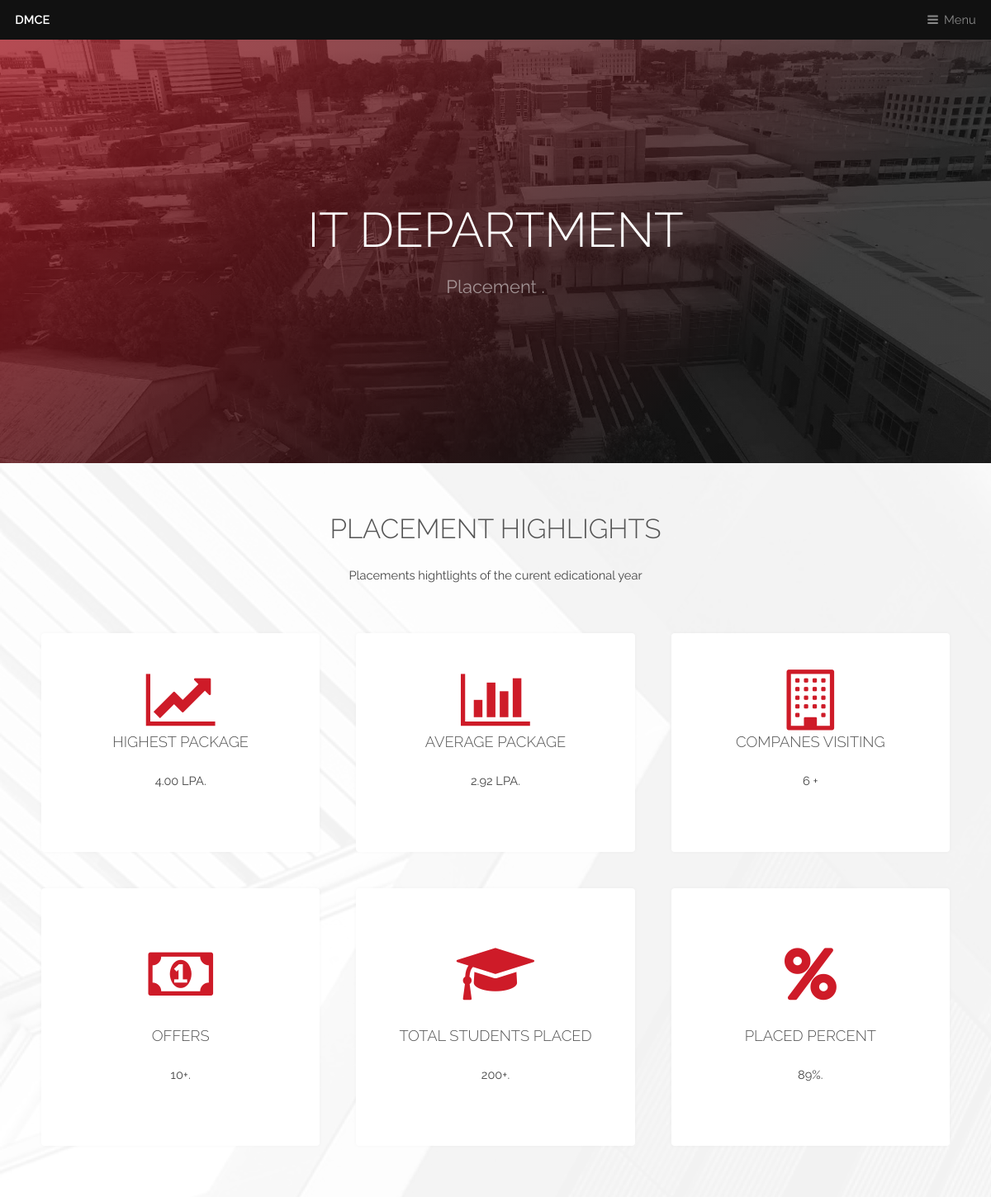
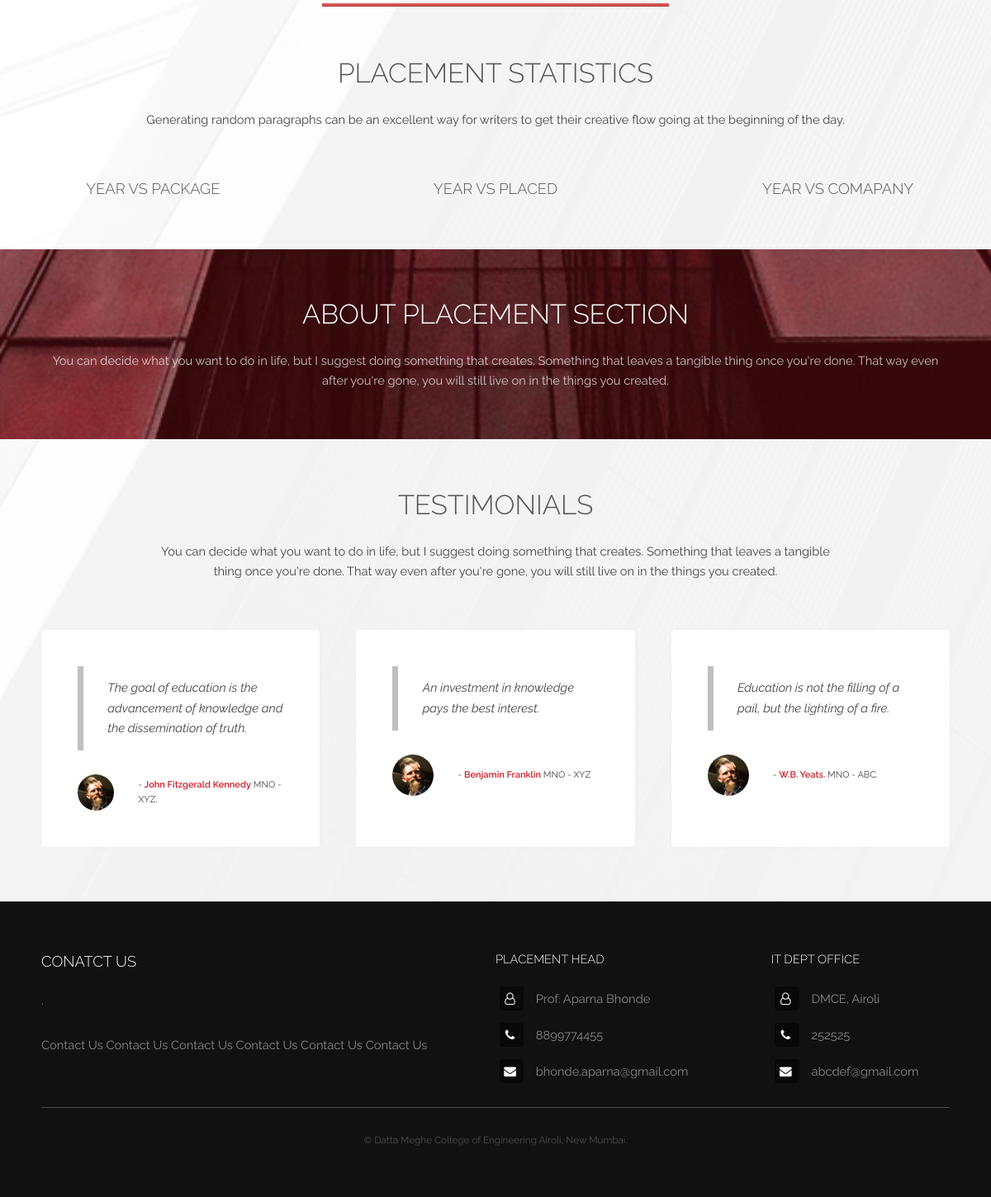
The page / on the database its author committed (2 pictures, top to bottom).
### tables this page shows
CREATE TABLE `tpo_connect` (
  `name` varchar(220) NOT NULL,
  `phone` varchar(50) NOT NULL,
  `email` varchar(220) NOT NULL,
  `addr` varchar(220) NOT NULL,
  `office_no` varchar(220) NOT NULL
);

### statistics.php (called while the page is built)
<?php
function highest_package($conn)
{
	$statement = $conn->query("SELECT ROUND(MAX(package), 2) from offer WHERE year(offer_date) >= year(now()) - 3");
	if($statement){
		$result = $statement->fetch_all();
		foreach($result as $row)
		{
			return $row[0];
		}
	}
	else
	{
		echo $conn->error;
	}
}
function average_package($conn)
{
	$statement = $conn->query("SELECT ROUND(AVG(package), 2) from offer WHERE year(offer_date) >= year(now()) - 3");
	if($statement){
		$result = $statement->fetch_all();
		foreach($result as $row)
		{
			return $row[0];
		}
	}
	else
	{
		echo $conn->error;
	}
}
function company_visited($conn)
{
	$statement = $conn->query("SELECT COUNT(DISTINCT comp) from offer  WHERE year(offer_date) >= year(now()) - 3");
	if($statement){
		$result = $statement->fetch_all();
		foreach($result as $row)
		{
			return $row[0];
		}
	}
	else
	{
		echo $conn->error;
	}
}
function offer_number($conn)
{
	$statement = $conn->query("SELECT COUNT(DISTINCT oid) from offer WHERE year(offer_date) >= year(now()) - 3");
	if($statement){
		$result = $statement->fetch_all();
		foreach($result as $row)
		{
			return $row[0];
		}
	}
	else
	{
		echo $conn->error;
	}
}
 ?>

### index.php (the view, shortened to what this page needs)
<?php
	include 'statistics.php';
	$conn = new mysqli("localhost", "root", "", "placement");
	$tpo_connect = $conn->query("SELECT * from tpo_connect");
 	$tpo_connect = $tpo_connect->fetch_array(MYSQLI_ASSOC);
?>
<!DOCTYPE HTML>
<html>
	<head>
		<link rel="stylesheet" href="assets/css/main.css" />
	</head>
	<body class="is-preload">
			<header id="header">
				<a class="logo" href="index.html">DMCE</a>
				<nav>
					<a href="#menu">Menu</a>
				</nav>
			</header>
			<section id="banner">
				<div class="inner">
					<h1>IT Department</h1>
					<p>Placement .</p>
				</div>
			</section>
			<section class="wrapper">
				<div class="inner">
					<header class="special">
						<h2>Placement Highlights</h2>
						<p>Placements hightlights of the curent edicational year </p>
					</header>
					<div class="highlights">
						<section>
							<div class="content">
								<header>
									<a href="#" class="icon fa fa-line-chart"><span class="label">Icon</span></a>
									<h3>Highest Package</h3>
								</header>
								<p><?php echo highest_package($conn) ?> LPA.</p>
							</div>
						</section>
						<section>
							<div class="content">
								<header>
									<a href="#" class="icon fa fa-bar-chart"><span class="label">Icon</span></a>
									<h3>Average Package</h3>
								</header>
								<p><?php echo average_package($conn) ?> LPA.</p>
							</div>
						</section>
						<section>
							<div class="content">
								<header>
									<a href="#" class="icon fa fa-building-o"><span class="label">Icon</span></a>
									<h3>Companes Visiting</h3>
								</header>
								<p><?php echo company_visited($conn) ?> +</p>
							</div>
						</section>
						<section>
							<div class="content">
								<header>
									<a href="#" class="icon fa-money "><span class="label">Icon</span></a>
									<h3>Offers</h3>
								</header>
								<p><?php echo offer_number($conn) ?>+.</p>
							</div>
						</section>
						<section>
							<div class="content">
								<header>
									<a href="#" class="icon fa-graduation-cap "><span class="label">Icon</span></a>
									<h3>Total students placed</h3>
								</header>
								<p>200+.</p>
							</div>
						</section>
						<section>
							<div class="content">
								<header>
									<a href="#" class="icon fa-percent "><span class="label">Icon</span></a>
									<h3>Placed Percent</h3>
								</header>
								<p>89%.</p>
							</div>
						</section>
					</div>
				</div>
			</section>
			<section class="">
		    <hr style="width: 35%; height: 4px; margin: auto; margin-bottom: 60px; background-color: rgba(206, 27, 27, 0.75); ">
				<header class="special">
					<h2>Placement Statistics</h2>
					<p>Generating random paragraphs can be an excellent way for writers to get their creative flow going at the beginning of the day.</p>
				</header>
				<div class="highlights">
					<section>
							<header><h3 style="text-align: center;">Year vs Package</h3></header>
					</section>
					<section>
							<header><h3 style="text-align: center;">Year vs Placed</h3></header>
					</section>
					<section>
							<header><h3 style="text-align: center;">Year vs Comapany</h3></header>
					</section>
				</div>
			</section>
			<section id="cta" class="wrapper">
				<div class="inner">
					<h2>About Placement Section</h2>
					<p>You can decide what you want to do in life, but I suggest doing something that creates. Something that leaves a tangible thing once you're done. That way even after you're gone, you will still live on in the things you created.</p>
				</div>
			</section>
			<section class="wrapper">
				<div class="inner">
					<header class="special">
					<h2>Testimonials</h2>
					<p>You can decide what you want to do in life, but I suggest doing something that creates. Something that leaves a tangible thing once you're done. That way even after you're gone, you will still live on in the things you created.</p>
					</header>
					<div class="testimonials">
						<section>
							<div class="content">
								<blockquote>
									<p>The goal of education is the advancement of knowledge and the dissemination of truth.</p>
								</blockquote>
								<div class="author">
									<div class="image">
										<img src="images/pic03.jpg" alt="" />
									</div>
									<p class="credit">- <strong>John Fitzgerald Kennedy</strong> <span>MNO - XYZ.</span></p>
								</div>
							</div>
						</section>
						<section>
							<div class="content">
								<blockquote>
									<p>An investment in knowledge pays the best interest.</p>
								</blockquote>
								<div class="author">
									<div class="image">
										<img src="images/pic03.jpg" alt="" />
									</div>
									<p class="credit">- <strong>Benjamin Franklin</strong> <span>MNO - XYZ</span></p>
								</div>
							</div>
						</section>
						<section>
							<div class="content">
								<blockquote>
									<p>Education is not the filling of a pail, but the lighting of a fire.</p>
								</blockquote>
								<div class="author">
									<div class="image">
										<img src="images/pic03.jpg" alt="" />
									</div>
									<p class="credit">- <strong>W.B. Yeats.</strong> <span>MNO - ABC.</span></p>
								</div>
							</div>
						</section>
					</div>
				</div>
			</section>
			<footer id="footer">
				<div class="inner">
					<div class="content">
						<section>
							<h3>Conatct Us</h3>
							<p>.</p>
							<p>Contact Us Contact Us Contact Us Contact Us Contact Us Contact Us</p>
						</section>
						<section>
							<h4>Placement Head</h4>
							<ul class="plain">
								<li><a href="#"><i class="icon fa-user-o">&nbsp;</i><?php echo $tpo_connect['name']; ?></a></li>
								<li><a href="#"><i class="icon fa-phone">&nbsp;</i><?php echo $tpo_connect['phone']; ?></a></li>
								<li><a href="#"><i class="icon fa-envelope">&nbsp;</i><?php echo $tpo_connect['email'];?></a>
								</li>
							</ul>
						</section>
						<section>
							<h4>IT Dept Office</h4>
							<ul class="plain">
								<li><a href="#"><i class="icon fa-user-o">&nbsp;</i><?php echo $tpo_connect['addr'];?></a></li>
								<li><a href="#"><i class="icon fa-phone">&nbsp;</i><?php echo $tpo_connect['office_no']; ?></a></li>
								<li><a href="#"><i class="icon fa-envelope">&nbsp;</i>abcdef@gmail.com</a></li>
							</ul>
						</section>
					</div>
					<div class="copyright">
						&copy; Datta Meghe College of Engineering <a href="https://unsplash.co">Airoli</a>, New <a href="https://coverr.co">Mumbai</a>.
					</div>
				</div>
			</footer>
	</body>
</html>

### rows shown on the page
tpo_connect: name "Prof. Aparna Bhonde", phone "8899774455", email "bhonde.aparna@gmail.com", addr "DMCE, Airoli", office_no "252525"

### other values the page prints
highest_package($conn) "4.00"
average_package($conn) "2.92"
company_visited($conn) "6"
offer_number($conn) "10"
